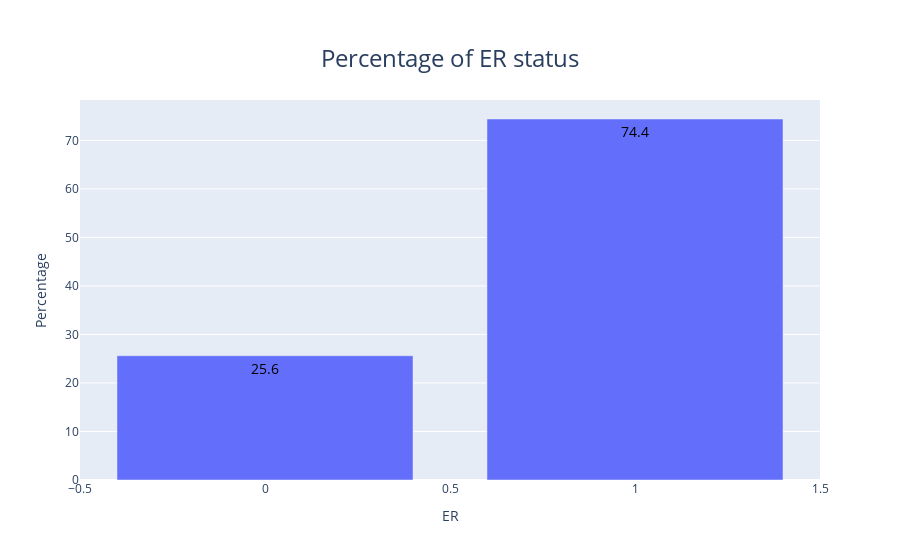

Notebook cell for this chart:
### Code cell
### plot bar graph
visualisation.plot_bar_graph(
    data_preprocessing.group_by_share_count(data_raw),
    x="ER",
    y="Percentage",
    title="Percentage of ER status",
)

### Figure 1 — Plotly figure (JSON) as saved in the notebook; plotly's stock layout.template omitted (floating-point values rounded to 4 significant figures)
{"data": [{"alignmentgroup": "True", "hovertemplate": "ER=%{x}<br>Percentage=%{text}<extra></extra>", "legendgroup": "", "marker": {"color": "#636efa", "pattern": {"shape": ""}}, "name": "", "offsetgroup": "", "orientation": "v", "showlegend": false, "text": [25.6, 74.4], "textfont": {"color": "black", "size": 14}, "textposition": "inside", "type": "bar", "x": [0, 1], "xaxis": "x", "y": [25.6, 74.4], "yaxis": "y"}], "layout": {"barmode": "group", "legend": {"tracegroupgap": 0}, "title": {"font": {"size": 24}, "text": "Percentage of ER status", "x": 0.5, "xanchor": "center", "yanchor": "top"}, "xaxis": {"anchor": "y", "domain": [0, 1], "title": {"text": "ER"}}, "yaxis": {"anchor": "x", "domain": [0, 1], "title": {"text": "Percentage"}}}}
